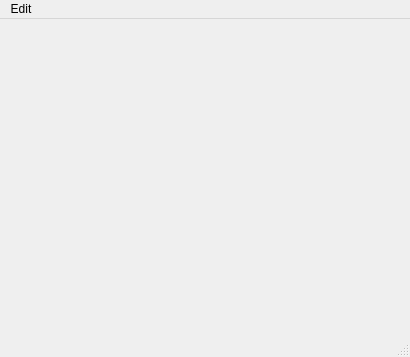
<?xml version="1.0" encoding="UTF-8"?>
<ui version="4.0">
 <class>EnvelopeAppClass</class>
 <widget class="QMainWindow" name="EnvelopeAppClass">
  <property name="geometry">
   <rect>
    <x>0</x>
    <y>0</y>
    <width>410</width>
    <height>357</height>
   </rect>
  </property>
  <property name="windowTitle">
   <string>EnvelopeApp</string>
  </property>
  <widget class="QWidget" name="centralWidget">
   <layout class="QVBoxLayout" name="verticalLayout">
    <item>
     <widget class="SegmentPaintWidget" name="envDrawWidget" native="true"/>
    </item>
   </layout>
  </widget>
  <widget class="QMenuBar" name="menuBar">
   <property name="geometry">
    <rect>
     <x>0</x>
     <y>0</y>
     <width>410</width>
     <height>21</height>
    </rect>
   </property>
   <widget class="QMenu" name="menuEdit">
    <property name="title">
     <string>Edit</string>
    </property>
    <addaction name="actionClear"/>
    <addaction name="actionInsert_Random"/>
   </widget>
   <addaction name="menuEdit"/>
  </widget>
  <widget class="QStatusBar" name="statusBar"/>
  <action name="actionClear">
   <property name="text">
    <string>Clear</string>
   </property>
   <property name="shortcut">
    <string>Ctrl+Q</string>
   </property>
  </action>
  <action name="actionInsert_Random">
   <property name="text">
    <string>Insert Random</string>
   </property>
   <property name="shortcut">
    <string>Ctrl+R</string>
   </property>
  </action>
 </widget>
 <layoutdefault spacing="6" margin="11"/>
 <customwidgets>
  <customwidget>
   <class>SegmentPaintWidget</class>
   <extends>QWidget</extends>
   <header>segmentpaintwidget.h</header>
   <container>1</container>
  </customwidget>
 </customwidgets>
 <resources>
  <include location="envelopeapp.qrc"/>
 </resources>
 <connections/>
</ui>
